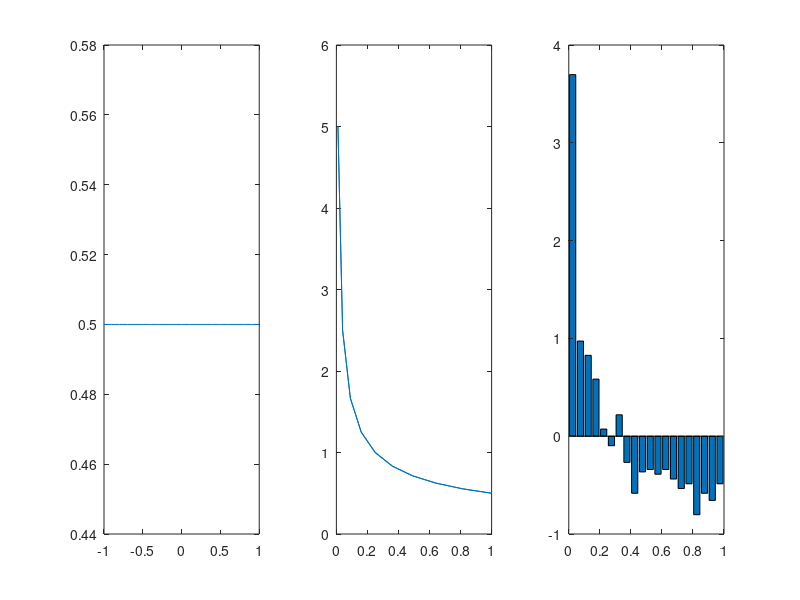

The MATLAB source for this figure: (Note: this script raises an error after producing the figure.)
%% Change of Variables Demo 1D
% x ~ U(-1,1), y=x^2, plot pdf of y
%%
xs = -1:0.1:1;
a = -1; b = 1;
%dist = UnifDist(a,b);
%px = exp(logprob(dist, xs));
px = 1/(b-a) * ones(1,length(xs));
fn = @(x) x.^2;
ys = fn(xs);

% analtyic
ppy = 1./(2*sqrt(ys));

% Monte Carlo
n=1000;
%samples = sample(dist, 1000);
samples = rand(1, 1000)*(b-a) + a; % sample from U(a,b)
samples2 = fn(samples);
%[f, xi] = ksdensity(samples2);
[h,bins] = hist(samples2,20);
h = normalize(h);

figure(2);clf
nr = 1; nc = 3;
subplot(nr,nc,1); plot(xs, px, '-');
subplot(nr,nc,2); plot(ys, ppy, '-');
subplot(nr,nc,3);  bar(bins,h);

printPmtkFigure('changeOfVars');